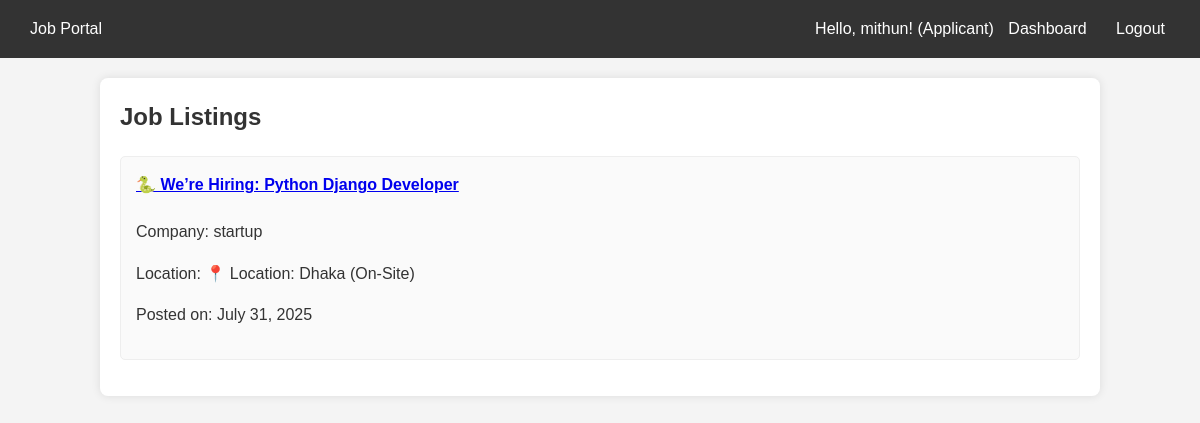
Page /jobs/ (signed in) on the earlier database version.
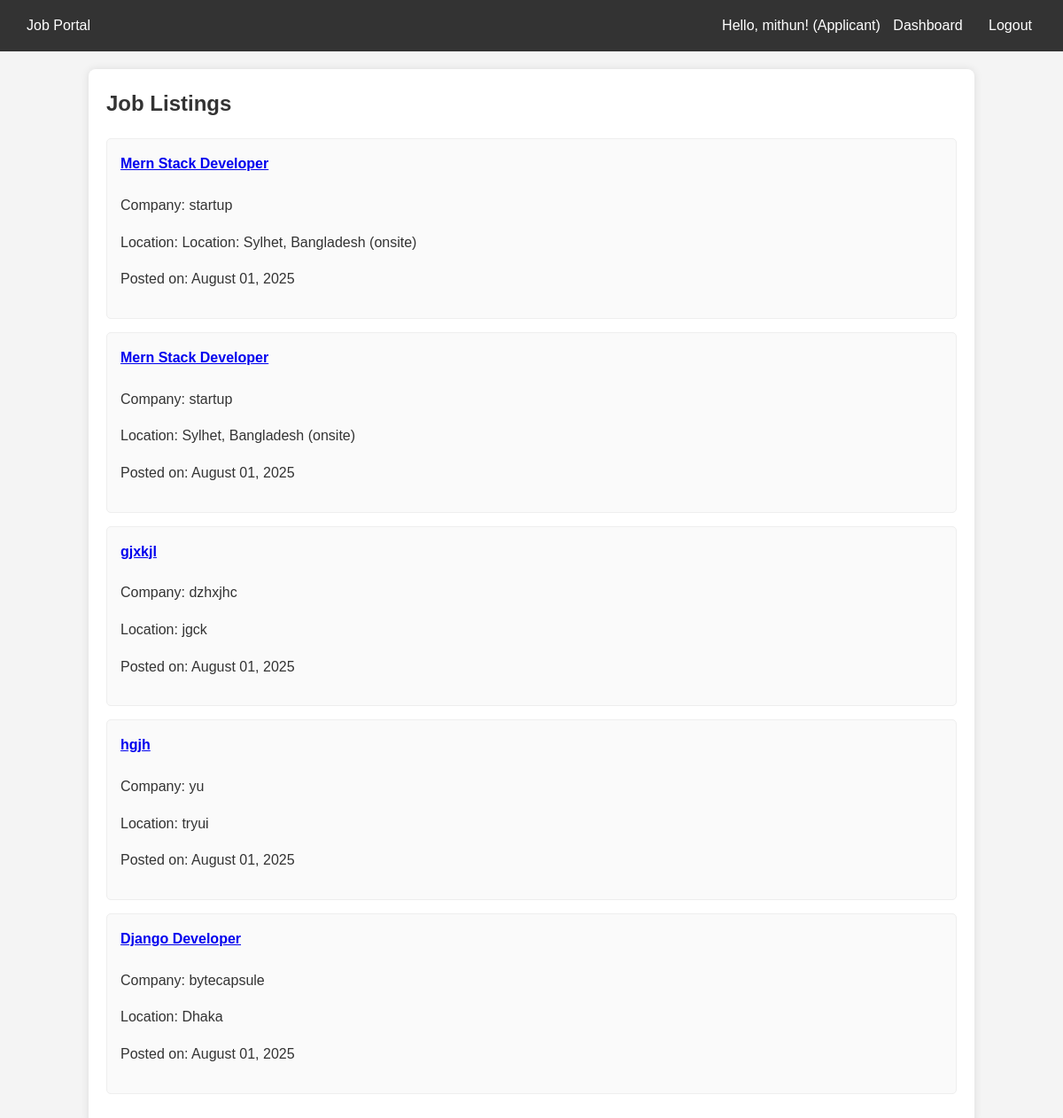
Same page on the later database version.
### jobs/models.py (models this page shows, shortened)
class User(AbstractUser):
    ROLE_CHOICES = (
        ('applicant', 'Applicant'),
        ('employer', 'Employer'),
    )
    role = models.CharField(max_length=20, choices=ROLE_CHOICES, default='applicant')

class Job(models.Model):
    title = models.CharField(max_length=255)
    company_name = models.CharField(max_length=255)
    location = models.CharField(max_length=255)
    description = models.TextField()
    posted_by = models.ForeignKey(User, on_delete=models.CASCADE, related_name='posted_jobs')
    created_at = models.DateTimeField(auto_now_add=True)

### jobs/views.py (the view)
# urls.py: path('jobs/', job_views.job_list, name='job_list'),
@login_required
def job_list(request):
    jobs = Job.objects.all()
    return render(request, 'jobs/job_list.html', {'jobs': jobs})

### jobs/templates/jobs/job_list.html (shortened to what this page needs)
{% extends 'jobs/base.html' %}
{% block content %}
    <h2>Job Listings</h2>
    {% if jobs %}
        <ul>
            {% for job in jobs %}
                <li class="job-card">
                    <h4><a href="{% url 'job_detail' job.id %}">{{ job.title }}</a></h4>
                    <p>Company: {{ job.company_name }}</p>
                    <p>Location: {{ job.location }}</p>
                    <p>Posted on: {{ job.created_at|date:"F d, Y" }}</p>
                </li>
            {% endfor %}
        </ul>
    {% else %}
        <p>No jobs have been posted yet.</p>
    {% endif %}
{% endblock %}

### jobs/templates/jobs/base.html (shortened to what this page needs)
<!DOCTYPE html>
<html lang="en">
<head>
</head>
<body>
    <nav class="navbar">
        <div>
            <a href="{% url 'home' %}">Job Portal</a>
        </div>
        <div>
            {% if user.is_authenticated %}
                <span>Hello, {{ user.username }}! ({{ user.role|capfirst }})</span>
                {% if user.role == 'employer' %}
                    <a href="{% url 'employer_dashboard' %}">Dashboard</a>
                {% elif user.role == 'applicant' %}
                    <a href="{% url 'applicant_dashboard' %}">Dashboard</a>
                {% endif %}
               <form action="{% url 'logout' %}" method="post" style="display:inline;">
    <button type="submit" class="btn" style="background:none;border:none;color:white;cursor:pointer;">Logout</button>
</form>
            {% else %}
                <a href="{% url 'login' %}">Login</a>
                <a href="{% url 'register' %}">Register</a>
            {% endif %}
        </div>
    </nav>
    <div class="container">
        {% block content %}{% endblock %}
    </div>
</body>
</html>

### jobs/templates/jobs/base.html (style rules this page uses)
body { font-family: Arial, sans-serif; margin: 0; padding: 0; background-color: #f4f4f4; color: #333; line-height: 1.6; }
.navbar { background-color: #333; color: white; padding: 10px 20px; display: flex; justify-content: space-between; align-items: center; }
.navbar a { color: white; text-decoration: none; margin: 0 10px; padding: 5px 0; }
.container { max-width: 960px; margin: 20px auto; padding: 20px; background-color: white; border-radius: 8px; box-shadow: 0 0 10px rgba(0,0,0,0.1); }
h1, h2, h3, h4 { color: #333; margin-top: 0; }
ul { list-style: none; padding: 0; }
li { margin-bottom: 10px; }
.btn { background-color: #007bff; color: white; padding: 10px 15px; border: none; border-radius: 4px; cursor: pointer; text-decoration: none; display: inline-block; font-size: 1rem; }
.job-card { border: 1px solid #eee; padding: 15px; margin-bottom: 15px; border-radius: 5px; background-color: #fafafa; }

Differences in the rows shown:
changed Job: title "🐍 We’re Hiring: Python Django Developer" → "Mern Stack Developer"; location "📍 Location: Dhaka (On-Site)" → "Location: Sylhet, Bangladesh (onsite)"; created_at "July 31, 2025" → "August 01, 2025"
added Job: title "Mern Stack Developer", company_name "startup", location "Sylhet, Bangladesh (onsite)", created_at "August 01, 2025"
added Job: title "gjxkjl", company_name "dzhxjhc", location "jgck", created_at "August 01, 2025"
added Job: title "hgjh", company_name "yu", location "tryui", created_at "August 01, 2025"
added Job: title "Django Developer", company_name "bytecapsule", location "Dhaka", created_at "August 01, 2025"
